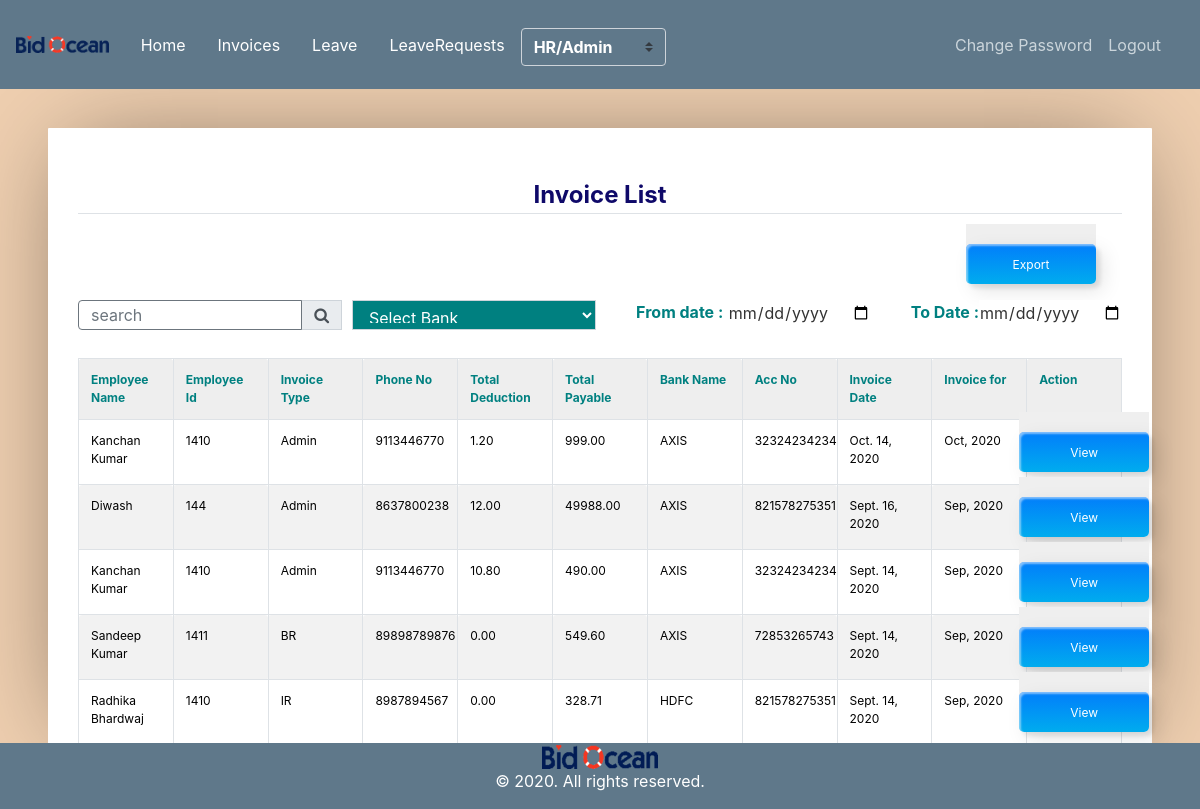
Screenshot of /invoice-list/ (signed in) with the database file from the repository.
### user_invoice/models.py (models this page shows, shortened)
class Invoice(models.Model):
	id                                 = models.AutoField(primary_key=True)
	invoice_date                       = models.DateField()
	monthdate                          = models.DateField()
	emp_type                           = models.CharField(max_length=150, null=True, blank=True)
	additional_auth_days               = models.CharField(max_length=100, default=0, blank=True)
	wds_source_checked_completely      = models.CharField(max_length=200, default=0, blank=True)
	new_solicitation_entered_correctly = models.CharField(max_length=200, default=0, blank=True)
	updated_solicitation_by_addenda    = models.CharField(max_length=200, default=0, blank=True)
	difficult_and_nonproductive_source = models.CharField(max_length=200, default=0, blank=True)
	extra_hours_worked                 = models.CharField(max_length=200, default=0, blank=True)
	file_attached                      = models.CharField(max_length=200, default=0, blank=True)
	new_entities_added                 = models.CharField(max_length=200, default=0, blank=True)
	ph_added_to_bid_list               = models.CharField(max_length=200, default=0, blank=True)
	ph_edited_in_bid_list              = models.CharField(max_length=200, default=0, blank=True)
	ph_deleted_in_bid_list             = models.CharField(max_length=200, default=0, blank=True)
	extra_days_worked                  = models.CharField(max_length=200, default=0, blank=True)
	total_pay                          = models.CharField(max_length=200, default=0, blank=True)
	authorised_day_off                 = models.CharField(max_length=200, default=0, blank=True)
	unauthorised_day_off               = models.CharField(max_length=200, default=0, blank=True)
	total_working_days                 = models.CharField(max_length=200, default=0, blank=True)
	total_days_worked                  = models.CharField(max_length=200, default=0, blank=True)
	duplicate_entities                 = models.CharField(max_length=200, default=0, blank=True)
	errors                             = models.CharField(max_length=200, default=0, blank=True)
	fines                              = models.CharField(max_length=200, default=0, blank=True)
	bank_account                       = models.ForeignKey('account_management.AccountDetails', on_delete=models.SET_NULL, null=True, blank=True)
	duplicate_solic                    = models.CharField(max_length=200, default=0, blank=True)
	entity_cont_wrong                  = models.CharField(max_length=200, default=0, blank=True)
	false_referal                      = models.CharField(max_length=200, default=0, blank=True)
	fraudulent_solicitation_update     = models.CharField(max_length=200, default=0, blank=True)
	source_returned_without_good_res   = models.CharField(max_length=200, default=0, blank=True)
	missed_bidbond_and_specs           = models.CharField(max_length=200, default=0, blank=True)
	missed_categories                  = models.CharField(max_length=200, default=0, blank=True)
	missed_solic_or_addend_from_source = models.CharField(max_length=200, default=0, blank=True)
	missed_incorrect_filetype          = models.CharField(max_length=200, default=0, blank=True)
	missing_or_wrong_outside_link      = models.CharField(max_length=200, default=0, blank=True)
	missing_or_wrong_term_contract     = models.CharField(max_length=200, default=0, blank=True)
	not_posted_as_lead                 = models.CharField(max_length=200, default=0, blank=True)
	other_error                        = models.CharField(max_length=200, default=0, blank=True)
	other_serious_error                = models.CharField(max_length=200, default=0, blank=True)
	refreshing_wds_page_to_diff_source = models.CharField(max_length=200, default=0, blank=True)
	prevailing_wage_not_selected       = models.CharField(max_length=200, default=0, blank=True)
	skipped_solicitation               = models.CharField(max_length=200, default=0, blank=True)
	source_returned_without_a_note     = models.CharField(max_length=200, default=0, blank=True)
	unexcused_unjustified_absence      = models.CharField(max_length=200, default=0, blank=True)
	wrongbid_prebid_mandatory          = models.CharField(max_length=200, default=0, blank=True)
	wrong_categories                   = models.CharField(max_length=200, default=0, blank=True)
	wrong_geographic_location          = models.CharField(max_length=200, default=0, blank=True)
	incomplete_and_incorrect_scope     = models.CharField(max_length=200, default=0, blank=True)
	wrong_text_format                  = models.CharField(max_length=200, default=0, blank=True)
	total_deduction                    = models.CharField(max_length=200, default=0, blank=True)
	total_payable                      = models.CharField(max_length=200, default=0, blank=True)
	emp_ownwer                         = models.ForeignKey(Employee, on_delete=models.SET_NULL, null=True, blank=True)
	rate                               = models.ForeignKey(Rate, on_delete=models.SET_NULL, null=True, blank=True)
	is_approved                        = models.SmallIntegerField(default=0)

class Employee(models.Model):
	id         = models.AutoField(primary_key=True)
	name       = models.CharField(max_length=300)
	role       = models.ForeignKey(Role,on_delete=models.CASCADE)
	salary     = models.CharField(max_length=300, null=True, blank=True)
	address    = models.CharField(max_length=300)
	emp_id     = models.CharField(max_length=300, null=True, blank=True)
	phone_no   = models.CharField(max_length=300)
	auth_tbl   = models.OneToOneField(Userdetail, on_delete=models.CASCADE)
	added_at   = models.DateTimeField(auto_now_add=True)
	is_manager = models.SmallIntegerField(default=0)
	report_to  = models.ForeignKey('self', on_delete=models.SET_NULL, null=True, blank=True, related_name='empreport_to')

class Role(models.Model):
    id         = models.AutoField(primary_key=True)
    name       = models.CharField(max_length=300)
    created_at = models.DateTimeField(auto_now_add=True)
    status     = models.SmallIntegerField(default=1)

### account_management/models.py (models this page shows, shortened)
class AccountDetails(models.Model):
    id         = models.AutoField(primary_key=True)
    acc_no     = models.CharField(max_length=200)
    bank       = models.CharField(max_length=200)
    other_bank = models.CharField(max_length=300, null=True, blank=True)
    ifsc_other = models.CharField(max_length=300, null=True, blank=True)
    employee   = models.ForeignKey(Employee,on_delete=models.CASCADE, related_name='employee_accounts')
    created_at = models.DateTimeField(auto_now_add=True)
    status     = models.SmallIntegerField(default=1)

### user_invoice/views.py (the view)
# urls.py: path('invoice-list/', views.InvoiceDisplayView.as_view(), name='invoice_list' ),
class InvoiceDisplayView(AdminPanelMixin, TemplateView):
    template_name = 'user_invoice/invoice_list.html'
    def get(self, request):
        try:
            employee  =  Employee.objects.get(auth_tbl=self.request.user)
            rolename  =  employee.role.name.lower()
            if rolename == 'admin' or  rolename == 'hr':
                invoice = Invoice.objects.all()
            else:
                invoice = Invoice.objects.filter(emp_ownwer=employee).all()
            search        = request.GET.get('search', None)
            from_date     = request.GET.get('from_date', None)
            to_date       = request.GET.get('to_date', None)
            bank          = request.GET.get('bank',None)
            query_param = {}
            if search is not None and search is not '':
                search = search.strip()
                query_param['search'] = search
                invoice = invoice.filter(Q(emp_ownwer__name__icontains=search)|Q(emp_ownwer__address__icontains=search)|(Q(emp_ownwer__phone_no__icontains=search))|Q(emp_ownwer__emp_id__icontains=search))
            if (from_date is not None and to_date is not None) and (from_date != "" and to_date != ""):
                query_param['from_date'] = from_date
                query_param['to_date']   = to_date
                to_date   = datetime.strptime(to_date,"%Y-%m-%d").date()
                from_date = datetime.strptime(from_date,"%Y-%m-%d").date()
                invoice   = invoice.filter(monthdate__gte=from_date, monthdate__lte=to_date)
            if bank is not None and bank is not '':
                query_param['bank'] = bank
                invoice = invoice.filter(bank_account__bank__iexact=bank)
            invoice = invoice.order_by('-invoice_date')
            paginator        = Paginator(invoice,10)
            page             = request.GET.get('page')
            paginatedcontent = paginator.get_page(page)
            context = {
                'query_param' : query_param,
                'invoices'    : paginatedcontent,
                'title'       : 'Invoice list',
                'role'        : rolename
            }
            return render(request, self.template_name, context)
        except:
            return HttpResponseRedirect('/employee/'+str(self.request.user.pk))

### user_invoice/mixin.py (called while the page is built)
    def test_func(self):
        return self.request.user.is_staff or self.request.user.is_active

### user_invoice/templates/user_invoice/invoice_list.html (shortened to what this page needs)
{% extends "user_invoice/base.html" %}
{% load crispy_forms_tags %}
{% block content %}
    <div class='container'>
		<table  width="100%">
			<tr>
				<legend class="border-bottom mb-4" style="color: rgb(15, 9, 105);text-align: center;"><b> Invoice List </b></legend>
				<td align="right">
          {% if role == 'hr' or role == 'admin' %}
          <a href="{% url 'export_invoice_xls' %}"><button class="custom-btn btn-12" style="margin-bottom: 10px;"><span>Export</span></button></a>
          {% endif %}
        </td>
			</tr>
		</table>
		<form>
			<table>
				<tr>
					<link rel="stylesheet" href="https://stackpath.bootstrapcdn.com/font-awesome/4.7.0/css/font-awesome.min.css">
					<div class="form-group w-40" >
						<div class="input-group mb-3">
							<input type="text" name="search" style="width: 30px;height: 30px;" class="form-control border-secondary py-2" value="{{request.GET.search}}" placeholder="search">
							<div class="input-group-append">
							 <button class="input-group-text" style="height: 30px;" type="submit" name="submitbtn" value="Search"><i class="fa fa-search"></i>
							</div>
                <select   class="form-control"style="width:50px; height:30px;color:white;background-color:teal;margin-left:10px" name="bank"  onchange="this.form.submit()">
                  <option value="" style="color: white;"><b> Select Bank </b></option>
                </select>
							<p style="margin-left: 40px;"><b style="color: teal;"> From date :</b> <input type="date" name="from_date" value="{{request.GET.from_date}}"></p>
								<p style="margin-left: 40px;"><b style="color: teal;"> To Date :</b><input type="date" name="to_date" value="{{request.GET.to_date}}"></p>
						</div>
				</tr>
			</table>
		</form>
		<table cellpadding="0" cellspacing="0" border="0" class="table table-bordered table-striped  display" width="100%">
			<tr>
				<th style="color: teal;"><b> Employee Name </b></th>
				<th style="color: teal;"><b> Employee Id </b></th>
				<th style="color: teal;"><b> Invoice Type</b></th>
				<th style="color: teal;"><b> Phone No </b></th>
				<th style="color: teal;"><b> Total Deduction </b></th>
				<th style="color: teal;"><b> Total Payable </b></th>
        <th style="color: teal;"><b> Bank Name </b></th>
        <th style="color: teal;"><b> Acc No </b></th>
				<th style="color: teal;"><b> Invoice Date</b></th>
				<th style="color: teal;"><b> Invoice for</b></th>
				<th style="color: teal;"><b> Action</b></th>
			</tr>
			{% for invoice in invoices %}
			<tr>
				<td style="color: black;">{{invoice.emp_ownwer.name}}</td>
				<td style="color: black;">{{invoice.emp_ownwer.emp_id}}</td>
				<td style="color: black;">{{invoice.emp_ownwer.role.name}}</td>
				<td style="color: black;">{{invoice.emp_ownwer.phone_no}}</td>
				<td style="color: black;">{{invoice.total_deduction}}</td>
				<td style="color: black;">{{invoice.total_payable}}</td>
        <td style="color: black;">{% if invoice.bank_account.bank == 'others' %}{{invoice.bank_account.other_bank}}<br>({{invoice.bank_account.ifsc_other}}){% else %}{{invoice.bank_account.bank|upper}}{% endif %}</td>
        <td style="color: black;">{{invoice.bank_account.acc_no}}</td>
				<td style="color: black;">{{invoice.invoice_date}}</td>
				<td style="color: black;">{{invoice.monthdate|date:"M, Y"}}</td>
				<td style="color: black;"><a href="{% if invoice.emp_ownwer.role.name|lower == 'ir' %}{% url 'edit_ir' invoice.pk %}{% elif invoice.emp_ownwer.role.name|lower == 'br' %}{% url 'edit_br' invoice.pk %}{% else %}{% url 'edit_fixed' invoice.pk %}{% endif %}"><button class="custom-btn btn-12"><span>Click!</span><span>View</span></button></a></td>
			</tr>
			{% endfor %}
		</table>
		</div>
{% endblock content %}

### user_invoice/static/user_invoice/main.css (style rules this page uses)
body { background: #fafafa; color: #333333; margin-top: 5rem; }

### user_invoice/templates/user_invoice/base.html (style rules this page uses)
a { color: white; }

### user_invoice/templates/user_invoice/invoice_list.html (style rules this page uses)
* { border: 0; color: inherit; font-family: inherit; font-size: inherit; font-style: inherit; font-weight: inherit; line-height: inherit; list-style: none; margin: 0; padding: 0; text-decoration: none; vertical-align: top; }
table { font-size: 75%; table-layout: fixed; width: 100%; }
table { border-collapse: collapse; border-spacing: 2px; }
th, td { border-width: 0px; padding: 0.5em; position: relative; }
th, td { border-radius: 0.25em; border-style: solid; }
th { background: #EEE; border-color: #BBB; }
td { border-color: #DDD; }
html { font: 16px/1 'Open Sans', sans-serif; overflow: auto; padding: 0.5in; }
html { background: #EFCFB0; cursor: default; }
body { background: #FFF; border-radius: 1px; box-shadow: 0 0 1in -0.25in rgba(0, 0, 0, 0.5); }
.btn-12 { position: relative; right: 20px; bottom: 20px; border:none; box-shadow: none; width: 130px; height: 40px; line-height: 42px; -webkit-perspective: 230px; perspective: 230px; }
.btn-12 span { background: rgb(0,172,238); background: linear-gradient(0deg, rgba(0,172,238,1) 0%, rgba(2,126,251,1) 100%); display: block; position: absolute; width: 130px; height: 40px; box-shadow:inset 2px 2px 2px 0px rgba(255,255,255,.5), 7px 7px 20px 0px rgba(0,0,0,.1), 4px 4px 5px 0px rgba(0,0,0,.1); border-radius: 5px; margin:0; text-align: center; -webkit-box-sizing: border-box; -moz-box-sizing: border-box; box-sizing: border-box; -webkit-transition: all .3s; transition: all .3s; }
.btn-12 span:nth-child(2) { -webkit-transform: rotateX(0deg); -moz-transform: rotateX(0deg); transform: rotateX(0deg); -webkit-transform-origin: 50% 50% -20px; -moz-transform-origin: 50% 50% -20px; transform-origin: 50% 50% -20px; }

### rows the page displays
Invoice: emp_ownwer.name "Kanchan Kumar", emp_ownwer.emp_id "1410", emp_ownwer.role.name "Admin", emp_ownwer.phone_no "9113446770", total_deduction "1.20", total_payable "999.00", bank_account.bank "AXIS", bank_account.acc_no "32324234234", invoice_date "Oct. 14, 2020", monthdate "Oct, 2020"
Invoice: emp_ownwer.name "Diwash", emp_ownwer.emp_id "144", emp_ownwer.role.name "Admin", emp_ownwer.phone_no "8637800238", total_deduction "12.00", total_payable "49988.00", bank_account.bank "AXIS", bank_account.acc_no "821578275351", invoice_date "Sept. 16, 2020", monthdate "Sep, 2020"
Invoice: emp_ownwer.name "Kanchan Kumar", emp_ownwer.emp_id "1410", emp_ownwer.role.name "Admin", emp_ownwer.phone_no "9113446770", total_deduction "10.80", total_payable "490.00", bank_account.bank "AXIS", bank_account.acc_no "32324234234", invoice_date "Sept. 14, 2020", monthdate "Sep, 2020"
Invoice: emp_ownwer.name "Sandeep Kumar", emp_ownwer.emp_id "1411", emp_ownwer.role.name "BR", emp_ownwer.phone_no "89898789876", total_deduction "0.00", total_payable "549.60", bank_account.bank "AXIS", bank_account.acc_no "72853265743", invoice_date "Sept. 14, 2020", monthdate "Sep, 2020"
Invoice: emp_ownwer.name "Radhika Bhardwaj", emp_ownwer.emp_id "1410", emp_ownwer.role.name "IR", emp_ownwer.phone_no "8987894567", total_deduction "0.00", total_payable "328.71", bank_account.bank "HDFC", bank_account.acc_no "821578275351", invoice_date "Sept. 14, 2020", monthdate "Sep, 2020"
